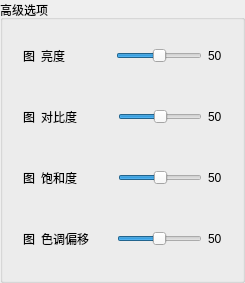
                <widget class="QGroupBox" name="groupBox_2">
                 <property name="minimumSize">
                  <size>
                   <width>0</width>
                   <height>250</height>
                  </size>
                 </property>
                 <property name="title">
                  <string>高级选项</string>
                 </property>
                 <layout class="QVBoxLayout" name="verticalLayout_5">
                  <property name="spacing">
                   <number>6</number>
                  </property>
                  <property name="sizeConstraint">
                   <enum>QLayout::SetDefaultConstraint</enum>
                  </property>
                  <item>
                   <widget class="QWidget" name="widget_8" native="true">
                    <property name="minimumSize">
                     <size>
                      <width>0</width>
                      <height>50</height>
                     </size>
                    </property>
                    <layout class="QHBoxLayout" name="horizontalLayout_11">
                     <item>
                      <widget class="QLabel" name="label_21">
                       <property name="text">
                        <string>图</string>
                       </property>
                      </widget>
                     </item>
                     <item>
                      <widget class="QLabel" name="label_22">
                       <property name="text">
                        <string>亮度</string>
                       </property>
                      </widget>
                     </item>
                     <item>
                      <spacer name="horizontalSpacer_8">
                       <property name="orientation">
                        <enum>Qt::Horizontal</enum>
                       </property>
                       <property name="sizeType">
                        <enum>QSizePolicy::Expanding</enum>
                       </property>
                       <property name="sizeHint" stdset="0">
                        <size>
                         <width>45</width>
                         <height>20</height>
                        </size>
                       </property>
                      </spacer>
                     </item>
                     <item>
                      <widget class="QSlider" name="horizontalSlider_5">
                       <property name="sizePolicy">
                        <sizepolicy hsizetype="Expanding" vsizetype="Fixed">
                         <horstretch>1</horstretch>
                         <verstretch>0</verstretch>
                        </sizepolicy>
                       </property>
                       <property name="maximum">
                        <number>100</number>
                       </property>
                       <property name="pageStep">
                        <number>100</number>
                       </property>
                       <property name="sliderPosition">
                        <number>50</number>
                       </property>
                       <property name="tracking">
                        <bool>true</bool>
                       </property>
                       <property name="orientation">
                        <enum>Qt::Horizontal</enum>
                       </property>
                       <property name="tickPosition">
                        <enum>QSlider::NoTicks</enum>
                       </property>
                       <property name="tickInterval">
                        <number>0</number>
                       </property>
                      </widget>
                     </item>
                     <item>
                      <widget class="QLabel" name="label_23">
                       <property name="text">
                        <string>50</string>
                       </property>
                      </widget>
                     </item>
                    </layout>
                   </widget>
                  </item>
                  <item>
                   <spacer name="verticalSpacer_16">
                    <property name="orientation">
                     <enum>Qt::Vertical</enum>
                    </property>
                    <property name="sizeType">
                     <enum>QSizePolicy::Minimum</enum>
                    </property>
                    <property name="sizeHint" stdset="0">
                     <size>
                      <width>20</width>
                      <height>5</height>
                     </size>
                    </property>
                   </spacer>
                  </item>
                  <item>
                   <widget class="QWidget" name="widget_10" native="true">
                    <property name="minimumSize">
                     <size>
                      <width>0</width>
                      <height>50</height>
                     </size>
                    </property>
                    <layout class="QHBoxLayout" name="horizontalLayout_13">
                     <item>
                      <widget class="QLabel" name="label_26">
                       <property name="text">
                        <string>图</string>
                       </property>
                      </widget>
                     </item>
                     <item>
                      <widget class="QLabel" name="label_27">
                       <property name="text">
                        <string>对比度</string>
                       </property>
                      </widget>
                     </item>
                     <item>
                      <spacer name="horizontalSpacer_10">
                       <property name="orientation">
                        <enum>Qt::Horizontal</enum>
                       </property>
                       <property name="sizeType">
                        <enum>QSizePolicy::Expanding</enum>
                       </property>
                       <property name="sizeHint" stdset="0">
                        <size>
                         <width>35</width>
                         <height>20</height>
                        </size>
                       </property>
                      </spacer>
                     </item>
                     <item>
                      <widget class="QSlider" name="horizontalSlider_6">
                       <property name="sizePolicy">
                        <sizepolicy hsizetype="Expanding" vsizetype="Fixed">
                         <horstretch>1</horstretch>
                         <verstretch>0</verstretch>
                        </sizepolicy>
                       </property>
                       <property name="maximum">
                        <number>100</number>
                       </property>
                       <property name="pageStep">
                        <number>100</number>
                       </property>
                       <property name="sliderPosition">
                        <number>50</number>
                       </property>
                       <property name="tracking">
                        <bool>true</bool>
                       </property>
                       <property name="orientation">
                        <enum>Qt::Horizontal</enum>
                       </property>
                       <property name="tickPosition">
                        <enum>QSlider::NoTicks</enum>
                       </property>
                       <property name="tickInterval">
                        <number>0</number>
                       </property>
                      </widget>
                     </item>
                     <item>
                      <widget class="QLabel" name="label_28">
                       <property name="text">
                        <string>50</string>
                       </property>
                      </widget>
                     </item>
                    </layout>
                   </widget>
                  </item>
                  <item>
                   <spacer name="verticalSpacer_17">
                    <property name="orientation">
                     <enum>Qt::Vertical</enum>
                    </property>
                    <property name="sizeType">
                     <enum>QSizePolicy::Minimum</enum>
                    </property>
                    <property name="sizeHint" stdset="0">
                     <size>
                      <width>20</width>
                      <height>5</height>
                     </size>
                    </property>
                   </spacer>
                  </item>
                  <item>
                   <widget class="QWidget" name="widget_9" native="true">
                    <property name="minimumSize">
                     <size>
                      <width>0</width>
                      <height>50</height>
                     </size>
                    </property>
                    <layout class="QHBoxLayout" name="horizontalLayout_12">
                     <item>
                      <widget class="QLabel" name="label_24">
                       <property name="text">
                        <string>图</string>
                       </property>
                      </widget>
                     </item>
                     <item>
                      <widget class="QLabel" name="label_25">
                       <property name="text">
                        <string>饱和度</string>
                       </property>
                      </widget>
                     </item>
                     <item>
                      <spacer name="horizontalSpacer_9">
                       <property name="orientation">
                        <enum>Qt::Horizontal</enum>
                       </property>
                       <property name="sizeType">
                        <enum>QSizePolicy::Expanding</enum>
                       </property>
                       <property name="sizeHint" stdset="0">
                        <size>
                         <width>35</width>
                         <height>20</height>
                        </size>
                       </property>
                      </spacer>
                     </item>
                     <item>
                      <widget class="QSlider" name="horizontalSlider_7">
                       <property name="sizePolicy">
                        <sizepolicy hsizetype="Expanding" vsizetype="Fixed">
                         <horstretch>1</horstretch>
                         <verstretch>0</verstretch>
                        </sizepolicy>
                       </property>
                       <property name="maximum">
                        <number>100</number>
                       </property>
                       <property name="pageStep">
                        <number>100</number>
                       </property>
                       <property name="sliderPosition">
                        <number>50</number>
                       </property>
                       <property name="tracking">
                        <bool>true</bool>
                       </property>
                       <property name="orientation">
                        <enum>Qt::Horizontal</enum>
                       </property>
                       <property name="tickPosition">
                        <enum>QSlider::NoTicks</enum>
                       </property>
                       <property name="tickInterval">
                        <number>0</number>
                       </property>
                      </widget>
                     </item>
                     <item>
                      <widget class="QLabel" name="label_31">
                       <property name="text">
                        <string>50</string>
                       </property>
                      </widget>
                     </item>
                    </layout>
                   </widget>
                  </item>
                  <item>
                   <spacer name="verticalSpacer_9">
                    <property name="orientation">
                     <enum>Qt::Vertical</enum>
                    </property>
                    <property name="sizeType">
                     <enum>QSizePolicy::Minimum</enum>
                    </property>
                    <property name="sizeHint" stdset="0">
                     <size>
                      <width>20</width>
                      <height>5</height>
                     </size>
                    </property>
                   </spacer>
                  </item>
                  <item>
                   <widget class="QWidget" name="widget_11" native="true">
                    <property name="minimumSize">
                     <size>
                      <width>0</width>
                      <height>50</height>
                     </size>
                    </property>
                    <layout class="QHBoxLayout" name="horizontalLayout_14">
                     <item>
                      <widget class="QLabel" name="label_32">
                       <property name="text">
                        <string>图</string>
                       </property>
                      </widget>
                     </item>
                     <item>
                      <widget class="QLabel" name="label_33">
                       <property name="text">
                        <string>色调偏移</string>
                       </property>
                      </widget>
                     </item>
                     <item>
                      <spacer name="horizontalSpacer_11">
                       <property name="orientation">
                        <enum>Qt::Horizontal</enum>
                       </property>
                       <property name="sizeType">
                        <enum>QSizePolicy::Expanding</enum>
                       </property>
                       <property name="sizeHint" stdset="0">
                        <size>
                         <width>22</width>
                         <height>20</height>
                        </size>
                       </property>
                      </spacer>
                     </item>
                     <item>
                      <widget class="QSlider" name="horizontalSlider_8">
                       <property name="sizePolicy">
                        <sizepolicy hsizetype="Expanding" vsizetype="Fixed">
                         <horstretch>1</horstretch>
                         <verstretch>0</verstretch>
                        </sizepolicy>
                       </property>
                       <property name="maximum">
                        <number>100</number>
                       </property>
                       <property name="pageStep">
                        <number>100</number>
                       </property>
                       <property name="sliderPosition">
                        <number>50</number>
                       </property>
                       <property name="tracking">
                        <bool>true</bool>
                       </property>
                       <property name="orientation">
                        <enum>Qt::Horizontal</enum>
                       </property>
                       <property name="tickPosition">
                        <enum>QSlider::NoTicks</enum>
                       </property>
                       <property name="tickInterval">
                        <number>0</number>
                       </property>
                      </widget>
                     </item>
                     <item>
                      <widget class="QLabel" name="label_34">
                       <property name="text">
                        <string>50</string>
                       </property>
                      </widget>
                     </item>
                    </layout>
                   </widget>
                  </item>
                  <item>
                   <spacer name="verticalSpacer_7">
                    <property name="orientation">
                     <enum>Qt::Vertical</enum>
                    </property>
                    <property name="sizeType">
                     <enum>QSizePolicy::Minimum</enum>
                    </property>
                    <property name="sizeHint" stdset="0">
                     <size>
                      <width>20</width>
                      <height>5</height>
                     </size>
                    </property>
                   </spacer>
                  </item>
                 </layout>
                </widget>
